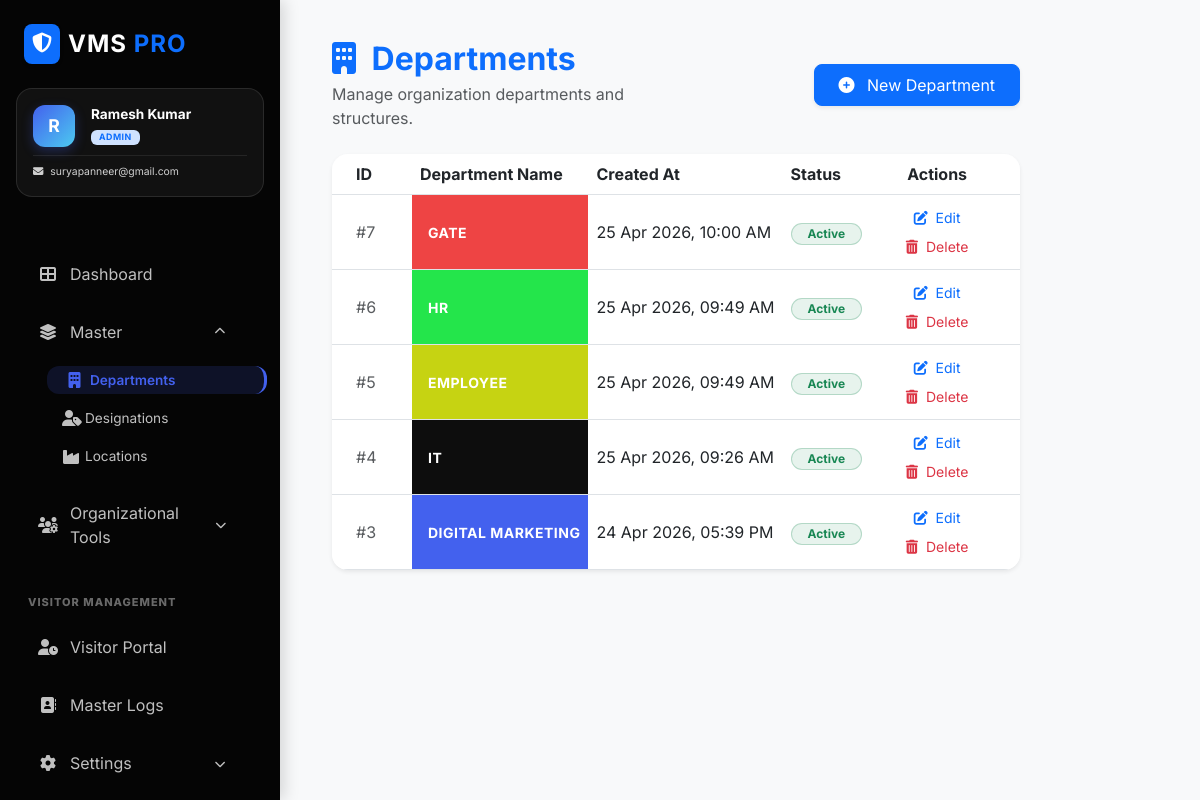
Screenshot of /departments.php (signed in) with the database file from the repository.
### tables this page shows
CREATE TABLE `departments` (
  `dept_id` int(11) NOT NULL,
  `dept_name` varchar(100) NOT NULL,
  `created_at` datetime DEFAULT current_timestamp(),
  `status` int(11) DEFAULT 1,
  `dept_color` varchar(20) DEFAULT '#4361ee'
);

### departments.php (the view, shortened to what this page needs)
<?php
include("includes/config.php");
$depts = $con->query("SELECT * FROM departments ORDER BY dept_id DESC")->fetchAll();
include("includes/header.php");
include("includes/sidebar.php");
?>
<div class="content">
    <div class="container-fluid content-animate">
        <div class="row mb-4 align-items-center">
            <div class="col-md-6">
                <h2 class="fw-bold text-primary mb-1"><i class="fas fa-building me-2"></i> Departments</h2>
                <p class="text-muted mb-0">Manage organization departments and structures.</p>
            </div>
            <div class="col-md-6 text-md-end mt-3 mt-md-0">
                <button class="btn btn-primary px-4 py-2 shadow-sm rounded-3" data-bs-toggle="modal" data-bs-target="#addDeptModal">
                    <i class="fas fa-plus-circle me-2"></i> New Department
                </button>
            </div>
        </div>
        <div class="card border-0 shadow-sm rounded-4 overflow-hidden">
            <div class="card-body p-0">
                <div class="table-responsive">
                    <table class="table table-hover align-middle mb-0">
                        <thead class="bg-light">
                            <tr>
                                <th class="ps-4" style="width: 80px;">ID</th>
                                <th>Department Name</th>
                                <th>Created At</th>
                                <th>Status</th>
                                <th class="text-center pe-4" style="width: 150px;">Actions</th>
                            </tr>
                        </thead>
                        <tbody>
                            <?php foreach ($depts as $d): ?>
                            <tr>
                                <td class="ps-4 text-muted">#<?= $d['dept_id'] ?></td>
                                <td style="background: <?= $d['dept_color'] ?>;">
                                    <div class="d-flex align-items-center ps-2">
                                        <div class="fw-bold text-white text-uppercase small" style="letter-spacing: 0.5px;">
                                            <?= htmlspecialchars($d['dept_name']) ?>
                                        </div>
                                    </div>
                                </td>
                                <td><?= date("d M Y, h:i A", strtotime($d['created_at'])) ?></td>
                                <td>
                                    <span class="badge rounded-pill bg-success bg-opacity-10 text-success border border-success border-opacity-25 px-3">
                                        Active
                                    </span>
                                </td>
                                <td class="text-center pe-4">
                                    <button class="btn btn-outline-primary btn-sm border-0 rounded-3 px-3 editDeptBtn"
                                        data-id="<?= $d['dept_id'] ?>"
                                        data-name="<?= htmlspecialchars($d['dept_name']) ?>"
                                        data-color="<?= $d['dept_color'] ?>">
                                        <i class="fas fa-edit me-1"></i> Edit
                                    </button>
                                    <a href="?delete=<?= $d['dept_id'] ?>" class="btn btn-outline-danger btn-sm border-0 rounded-3 px-3" onclick="return confirm('Delete this department?')">
                                        <i class="fas fa-trash-alt me-1"></i> Delete
                                    </a>
                                </td>
                            </tr>
                            <?php endforeach; ?>
                        </tbody>
                    </table>
                </div>
            </div>
        </div>
    </div>
</div>
<?php include("includes/footer.php"); ?>

### assets/css/style.css (style rules this page uses)
:root { --primary-color: #4361ee; --secondary-color: #3f37c9; --bg-color: #f8f9fa; --sidebar-bg: #000000; --card-shadow: 0 10px 30px rgba(0, 0, 0, 0.08); }
body { margin: 0; font-family: 'Inter', system-ui, -apple-system, sans-serif; background-color: var(--bg-color); color: #2d3436; }
.content { margin-left: 280px; padding: 40px; min-height: 100vh; transition: margin-left 0.3s ease; }
.overflow-hidden { overflow: hidden; }

### rows the page displays
departments: dept_id "7", dept_name "GATE", created_at "25 Apr 2026, 10:00 AM"
departments: dept_id "6", dept_name "HR", created_at "25 Apr 2026, 09:49 AM"
departments: dept_id "5", dept_name "EMPLOYEE", created_at "25 Apr 2026, 09:49 AM"
departments: dept_id "4", dept_name "IT", created_at "25 Apr 2026, 09:26 AM"
departments: dept_id "3", dept_name "DIGITAL MARKETING", created_at "24 Apr 2026, 05:39 PM"

### other values shown
substr($user_name, 0, 1) "R"
$user_name "Ramesh Kumar"
$user_role "ADMIN"
$user_email "suryapanneer@gmail.com"
